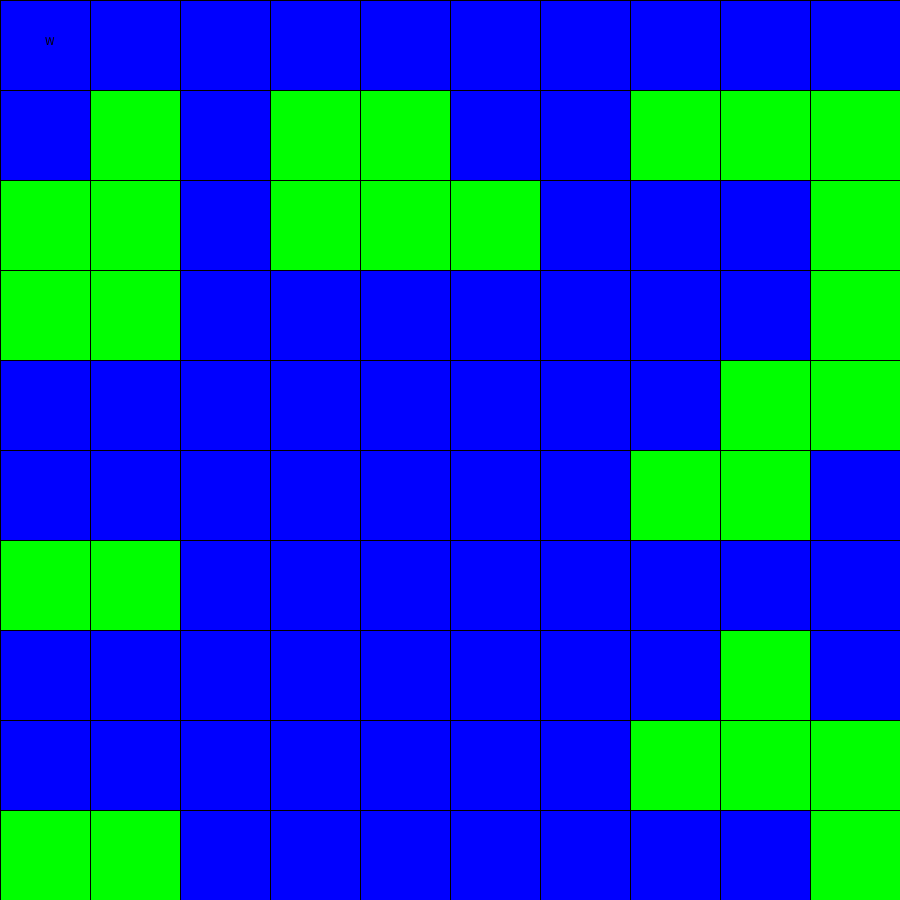
Frame 1 (no input)
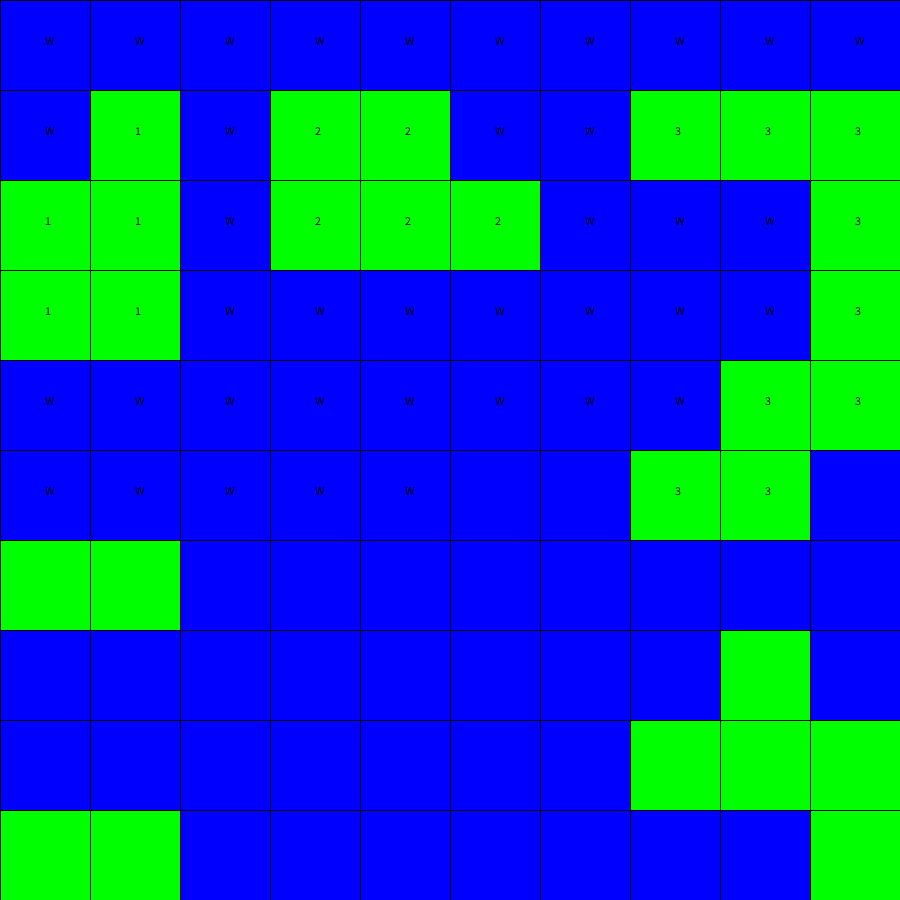
Frame 60 (the mouse pressed at the canvas centre just before this capture)
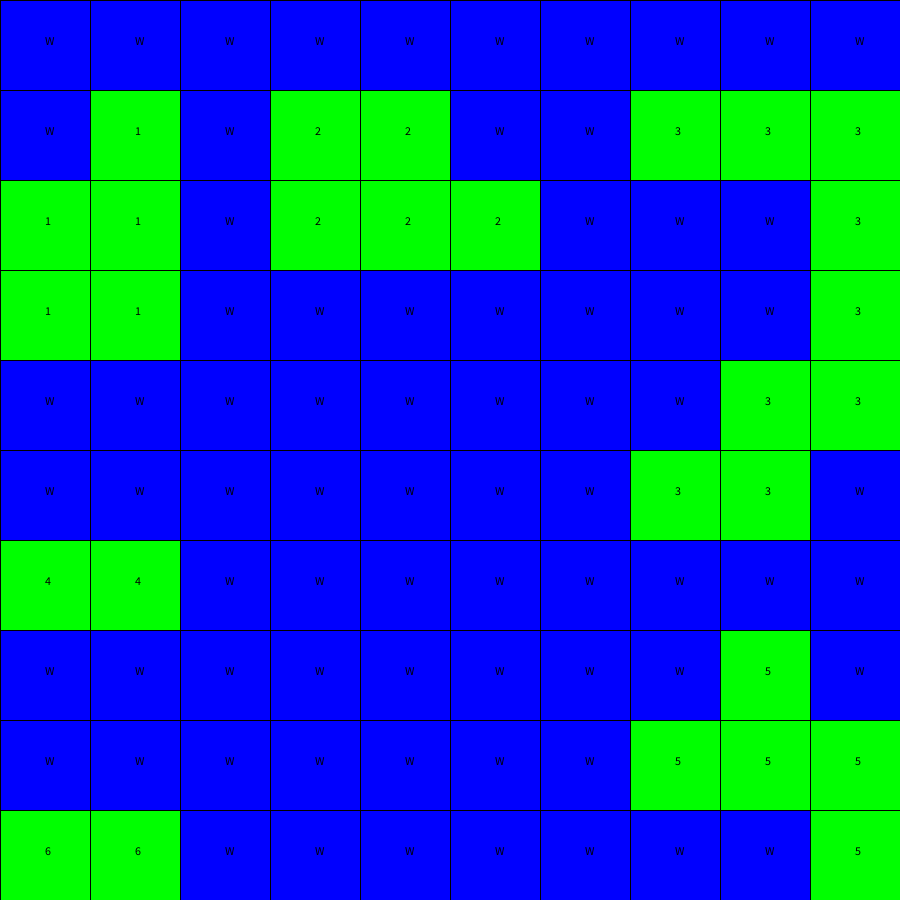
Frame 120 (the mouse held since frame 60 and released just before this capture)

The Processing sketch that drew these frames (run headless with seeded random() and noise(); from frame 60 on, the mouse is pressed at the canvas centre):

// Processing sketch: num_islands
// ── num_islands.pde
// Num Islands Problem


GridMap map;
int numRows, numCols;
int cell_width, cell_height;
int x,y;

int[][] testmap= {
  {0,0,0,0,0,0,0,0,0,0},
  {0,1,0,1,1,0,0,1,1,1},
  {1,1,0,1,1,1,0,0,0,1},
  {1,1,0,0,0,0,0,0,0,1},
  {0,0,0,0,0,0,0,0,1,1},
  {0,0,0,0,0,0,0,1,1,0},
  {1,1,0,0,0,0,0,0,0,0},
  {0,0,0,0,0,0,0,0,1,0},
  {0,0,0,0,0,0,0,1,1,1},
  {1,1,0,0,0,0,0,0,0,1}
};

int expected= 6;
int islandCount=0;
ArrayList<PVector> known_island_tiles = new ArrayList<PVector>();

void settings(){
  numRows=testmap.length;
  numCols=testmap[0].length;

  //numRows=100;
  //numCols=100;
  size(closestNumber(900,numCols),closestNumber(900,numCols));
}

void setup() {
  frameRate(10);
  map = new GridMap(testmap);
  //map= new GridMap(numRows,numCols);

  background(255);
  x=0;
  y=0;
}

void draw() {
  if( x < map.getSize().x){
    if(y < map.getSize().y ) {

      PVector loc = new PVector(x,y);
      Cell cell = map.getCell(new PVector(x,y));
      
      if (isLand(loc)){
        if(! known_island_tiles.contains(loc)){
          known_island_tiles.add(loc);
          islandCount+=1;
          map.getMap().get(x).get(y).setLabel(""+islandCount);
          delay(150);
          crawl(loc);
        }
        
      }else{
        map.getMap().get(x).get(y).setLabel("W");
      }
      
    
      y+=1;
    }else{
      y=0;
      x+=1;
    }
  }
  
  map.display();

}


void crawl(PVector loc){
  if (loc.x +1 < map.getSize().x){
    PVector nextLoc= new PVector(loc.x+1, loc.y);
    
    if(isLand(nextLoc) && !known_island_tiles.contains(nextLoc)){
      known_island_tiles.add(nextLoc);
      map.setCellLabel(nextLoc,""+islandCount);
      delay(150);

      crawl(nextLoc);
    }
    
  }

  if(loc.x-1 >=0){
    PVector nextLoc= new PVector(loc.x-1, loc.y);
    
    if(isLand(nextLoc) && !known_island_tiles.contains(nextLoc)){
      known_island_tiles.add(nextLoc);
      map.setCellLabel(nextLoc,""+islandCount);
      delay(150);

      crawl(nextLoc);
    }
  }

  if(loc.y+1 < map.getSize().y ){
    PVector nextLoc= new PVector(loc.x, loc.y+1);
    if(isLand(nextLoc) && !known_island_tiles.contains(nextLoc)){
      known_island_tiles.add(nextLoc);
      map.setCellLabel(nextLoc,""+islandCount);
      delay(150);

      crawl(nextLoc);
    }
  }

  if(loc.y-1 >= 0){
    PVector nextLoc= new PVector(loc.x, loc.y-1);
    if(isLand(nextLoc) && !known_island_tiles.contains(nextLoc)){
      known_island_tiles.add(nextLoc);
      map.setCellLabel(nextLoc,""+islandCount);
      delay(150);

      crawl(nextLoc);
    }
  }

}

boolean isLand(PVector loc){
  return map.getCell(loc).getColor() == color(0,255,0);
}
void mouseClicked(){
  map.toggle_labels();
}

static int closestNumber(int n, int m){
  // find the quotient
  int q = n / m;
    
  // 1st possible closest number
  int n1 = m * q;
    
  // 2nd possible closest number
  int n2 = (n * m) > 0 ? (m * (q + 1)) : (m * (q - 1));
    
  // if true, then n1 is the required closest number
  if (Math.abs(n - n1) < Math.abs(n - n2))
    return n1;
    
  // else n2 is the required closest number   
  return n2;   
}


// ── Cell.pde

class Cell 
{
  int xpos; // rect xposition
  int ypos ; // rect yposition
  int w; // rect bar width
  int h; // rect height
  color c = color(random(130,150), random(100,130), random(1,50));
  String label;
  boolean showLabel;
 

  
  Cell(int ixp, int iyp, int iw, int ih) {
    xpos=ixp;
    ypos=iyp;
    w=iw;
    h=ih;
    label="";
    showLabel=true;
  }

  Cell(int ixp, int iyp, int iw, int ih, color c) {
    xpos=ixp;
    ypos=iyp;
    w=iw;
    h=ih;
    this.c=c;
    label="";
    showLabel=true;
  }
 
 
  public void move (int x, int y) {
    this.xpos=x;
    this.ypos=y;
  }

  public int getXPos(){
    return this.xpos;
  }
  public PVector getPos(){
    return new PVector(this.xpos, this.ypos);
  }
  
  public int getWidth(){
    return this.w;
  }
  public int getYPos(){
    return this.ypos;
  }

  public color getColor(){
    return this.c;
  }
  public void setXPos(int x){
    this.xpos=x;
  }
  
  public void setYPos(int y){
    this.ypos=y;
  }
  public int getHeight(){
    return this.h;
  }
  public void setHeight(int h){
    this.h=h;
  }


  public void setShowLabel(boolean b){
    this.showLabel=b;
  }

  public void toggleShowLabel(){
    this.showLabel=!this.showLabel;
  }

  public void setColor(color c){
    this.c = c;
  }

  public void setLabel(String s){
    this.label = s;
  }
 
  public void display() {
      fill(c);
      rect(xpos, ypos, w, h);
      if(this.showLabel){
        fill(0);
        text(this.label,xpos+(w/2),ypos+(h/2));
      }
   }

}
// ── GridMap.pde
class GridMap{
    int numRows,numCols;
    int cell_width,cell_height;
    ArrayList<ArrayList<Cell>> map ;

    GridMap(int numRows, int numCols){
        this.numRows= numRows;
        this.numCols=numCols;
        this.cell_width= int(width/numRows);
        this.cell_height= int(height/numRows);
        this.map = new ArrayList<ArrayList<Cell>>();
        initCells();
    }

    GridMap(int[][] intmap){
        this.numCols= intmap[0].length;
        this.numRows= intmap.length;
        this.cell_width= int(width/numRows);
        this.cell_height= int(height/numCols);
        this.map = new ArrayList<ArrayList<Cell>>();
        initCells();
        apply_intmap(intmap);

    }

    void initCells(){
        int ypos=0;

        for (int rowID = 0; rowID < numRows; rowID++) {
            ArrayList<Cell> cellRow= new ArrayList<Cell>();
            int xpos=0;
            for(int colID = 0; colID<numCols; colID++){
                cellRow.add(new Cell(xpos,ypos,cell_width,cell_height));
                xpos+=cell_width;
            }
            
            ypos+=cell_height;

            this.map.add(cellRow);
        }
    }

    void apply_intmap(int[][] intmap){
        for (int x = 0; x < map.size(); x++) {
            for (int y = 0; y < map.get(x).size();y++){
                if(intmap[x][y] == 1){
                    this.map.get(x).get(y).setColor(color(0,255,0));
                }else if(intmap[x][y] ==0){
                    this.map.get(x).get(y).setColor(color(0,0,255));
                }
            }
        }
    }

    void toggle_labels(){
      for (int x = 0; x < map.size(); x++) {
        for (int y = 0; y < map.get(x).size();y++){
              this.map.get(x).get(y).toggleShowLabel();
        }
      }
    
    }

    ArrayList<ArrayList<Cell>> getMap(){
        return this.map;
    }

    void setCellLabel(PVector loc, String label){
        this.map.get(int(loc.x)).get(int(loc.y)).setLabel(label);
    }
    PVector getSize(){
        return new PVector(this.numRows, this.numCols);
    }

    Cell getCell(PVector loc){
        return this.map.get(int(loc.x)).get(int(loc.y));
    }

    void display(){
        for (ArrayList<Cell> row : map) {
            for(Cell cell : row){
                cell.display();
            }
        }
            
    }

}
